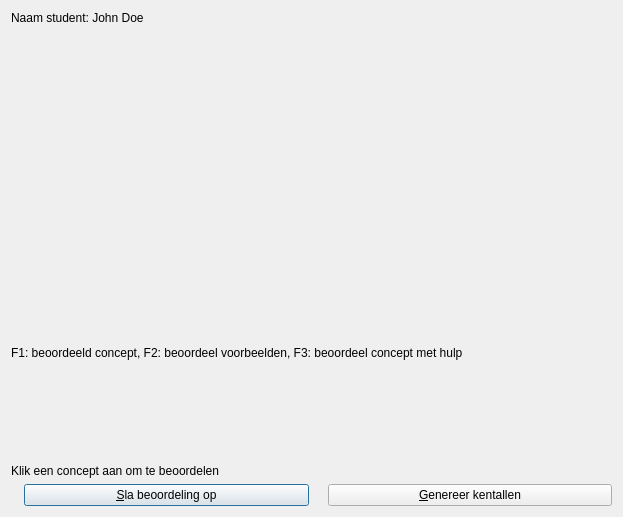
<?xml version="1.0" encoding="UTF-8"?>
<ui version="4.0">
 <class>QtPvdbRateConceptMapDialog</class>
 <widget class="QDialog" name="QtPvdbRateConceptMapDialog">
  <property name="geometry">
   <rect>
    <x>0</x>
    <y>0</y>
    <width>623</width>
    <height>517</height>
   </rect>
  </property>
  <property name="windowTitle">
   <string>Evalueer concept map</string>
  </property>
  <property name="windowIcon">
   <iconset resource="Brainweaver.qrc">
    <normaloff>:/images/PicArrow14x14.png</normaloff>:/images/PicArrow14x14.png</iconset>
  </property>
  <layout class="QVBoxLayout" name="verticalLayout">
   <item>
    <widget class="QLabel" name="label_name">
     <property name="sizePolicy">
      <sizepolicy hsizetype="Preferred" vsizetype="Maximum">
       <horstretch>0</horstretch>
       <verstretch>0</verstretch>
      </sizepolicy>
     </property>
     <property name="text">
      <string>Naam student: John Doe</string>
     </property>
    </widget>
   </item>
   <item>
    <widget class="QWidget" name="widget" native="true"/>
   </item>
   <item>
    <widget class="QLabel" name="label">
     <property name="text">
      <string>F1: beoordeeld concept, F2: beoordeel voorbeelden, F3: beoordeel concept met hulp</string>
     </property>
    </widget>
   </item>
   <item>
    <widget class="QLabel" name="label_todo">
     <property name="sizePolicy">
      <sizepolicy hsizetype="Preferred" vsizetype="Maximum">
       <horstretch>0</horstretch>
       <verstretch>0</verstretch>
      </sizepolicy>
     </property>
     <property name="text">
      <string>Klik een concept aan om te beoordelen</string>
     </property>
    </widget>
   </item>
   <item>
    <layout class="QHBoxLayout" name="horizontalLayout">
     <item>
      <widget class="QLabel" name="label_2">
       <property name="sizePolicy">
        <sizepolicy hsizetype="Maximum" vsizetype="Preferred">
         <horstretch>0</horstretch>
         <verstretch>0</verstretch>
        </sizepolicy>
       </property>
       <property name="text">
        <string/>
       </property>
       <property name="pixmap">
        <pixmap resource="Brainweaver.qrc">:/images/PicSave.png</pixmap>
       </property>
      </widget>
     </item>
     <item>
      <widget class="QPushButton" name="button_save">
       <property name="text">
        <string>&amp;Sla beoordeling op</string>
       </property>
      </widget>
     </item>
     <item>
      <widget class="QLabel" name="label_3">
       <property name="sizePolicy">
        <sizepolicy hsizetype="Maximum" vsizetype="Preferred">
         <horstretch>0</horstretch>
         <verstretch>0</verstretch>
        </sizepolicy>
       </property>
       <property name="text">
        <string/>
       </property>
       <property name="pixmap">
        <pixmap resource="Brainweaver.qrc">:/images/PicCreateAssessment.png</pixmap>
       </property>
      </widget>
     </item>
     <item>
      <widget class="QPushButton" name="button_next">
       <property name="focusPolicy">
        <enum>Qt::NoFocus</enum>
       </property>
       <property name="text">
        <string>&amp;Genereer kentallen</string>
       </property>
      </widget>
     </item>
    </layout>
   </item>
  </layout>
 </widget>
 <resources>
  <include location="Brainweaver.qrc"/>
 </resources>
 <connections/>
</ui>
